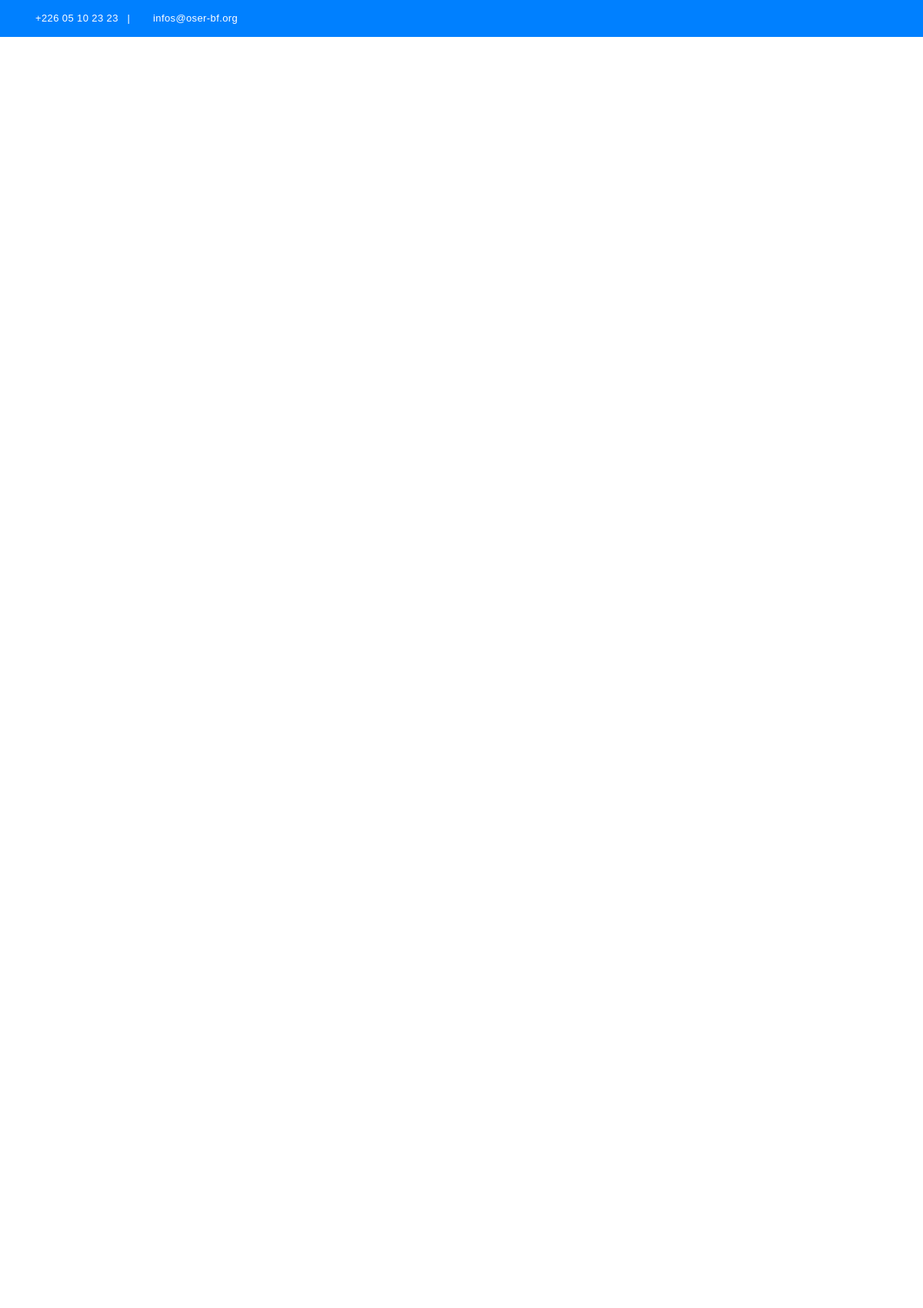
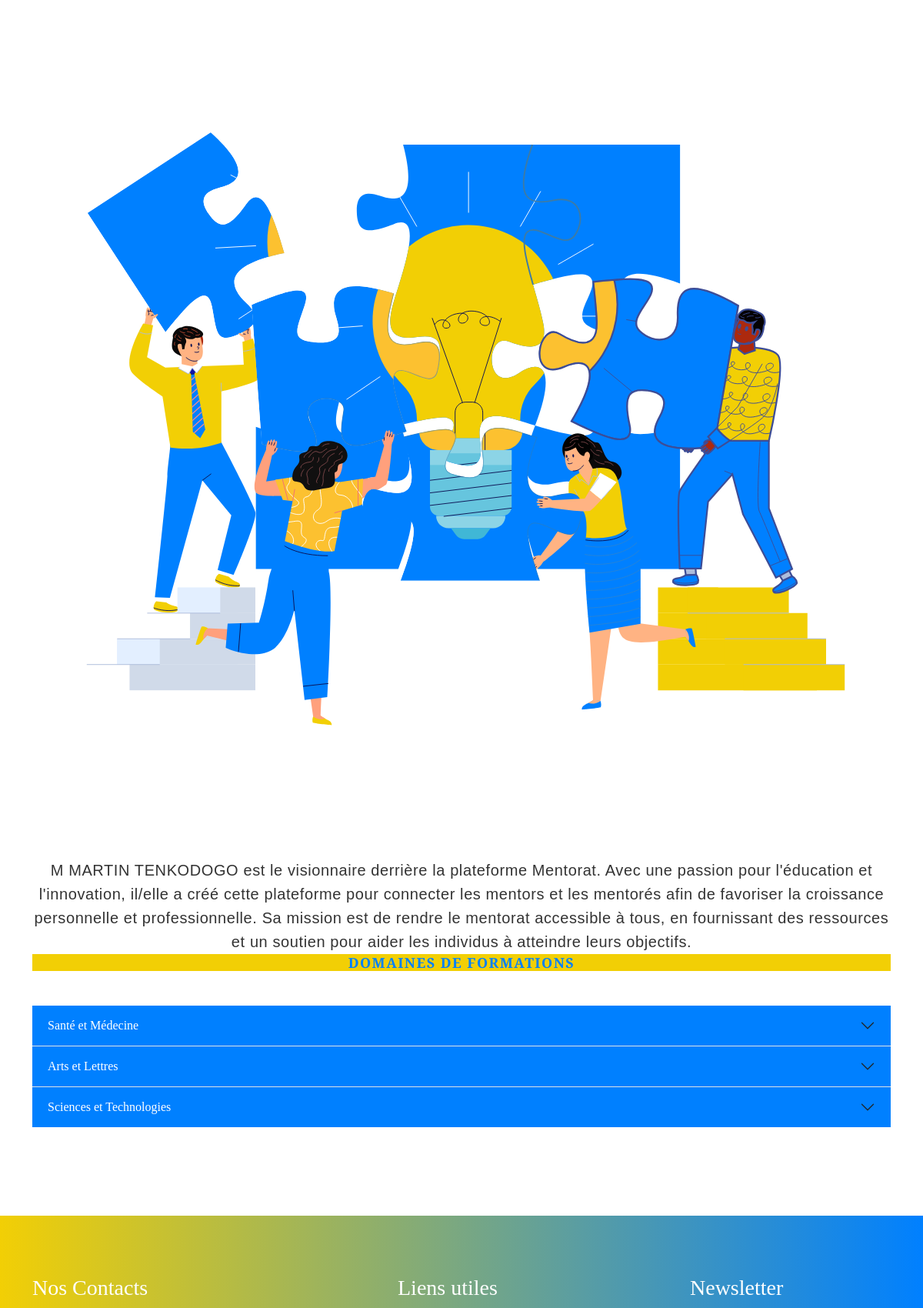
The page /about/ (upper part) on the database its author committed (2 pictures, top to bottom).
### mentors/models.py (models this page shows, shortened)
class Mot_du_Fondateur(models.Model):
    STATUS = (
    ('actif', ('mot actif')),
    ('inactif', ('mot inactif')),
    )
    mot = models.TextField(blank=True, null=True, verbose_name="Mot du fondateur")
    statut = models.CharField(max_length=32, choices=STATUS, blank=True, null=True, verbose_name="Statut")

class CategorieFormation(models.Model):
    libelle = models.CharField(max_length=100, blank=True, null=True)
    created = models.DateField(blank=True, null=True, auto_created=True, auto_now_add=True)
    modified = models.DateField(blank=True, null=True, auto_created=True, auto_now_add=True)

### mentors/views.py (the view)
# urls.py: path('about/', views.about, name='about'),
@cache_control(no_cache=True, must_revalidate=True, no_store=True)
def about(request):
    mots = Mot_du_Fondateur.objects.filter(statut='actif')
    presents = Presentation.objects.all().first()
    valeurs = Valeur.objects.all()
    categories = CategorieFormation.objects.all().order_by('-created')
    context = {"valeurs":valeurs, "categories":categories, "presents":presents, "mots":mots}
    return render(request, 'mentors/about.html', context)

### mentors/templates/mentors/about.html (shortened to what this page needs)
{% extends "base.html" %}
{% load static %}
{% block main %}
<section class="section bg-default">
    <div class="container">
        <div class="row row-50 justify-content-center justify-content-xl-between">
            <div class="col-md-6 col-lg-12 text-center">
                <div class="wow fadeIn" data-wow-delay=".4s">
                    <img class="img-rounded w-100 h-auto" src="{% static 'media/images/groupedetravail.svg' %}" alt="">
                </div>
            </div>
            <div class="col-md-6 col-lg-12 text-center d-flex align-items-center">
                <div class="wow fadeIn" data-wow-delay=".6s" id="marquee-container">
                    <div id="marquee-content">
                        {% for mot in mots %}
                        <p class="lead">{{mot.mot|safe}}</p>
                        {% endfor %}
                    </div>
                </div>
            </div>
        </div>
    </div>
</section>
<section class="section section-lg bg-default">
    <div class="container">
        <h6 class="wow fadeIn text-center" style="background-color:#F2CF05; color:#0080ff">DOMAINES DE FORMATIONS</h6>
        <div class="row row-50 justify-content-center justify-content-xl-between flex-lg-row-reverse">
            <div class="col-md-11 col-lg-12">
                <div class="accordion accordion-flush" id="accordionFlushExample">
                    {% for data in categories %}
                    <div class="accordion-item">
                        <h2 class="accordion-header" id="flush-heading{{data.id}}">
                            <button class="accordion-button collapsed text-white" style="background-color:#0080ff;" type="button" data-bs-toggle="collapse" data-bs-target="#flush-collapse{{data.id}}" aria-expanded="false" aria-controls="flush-collapse{{data.id}}">
                                {{ data.libelle }}
                            </button>
                        </h2>
                    </div>
                    {% endfor %}
                </div>
            </div>
        </div>
    </div>
</section>
{% endblock main %}

### website/static/css/activite.css (style rules this page uses)
body { font-family: Arial, sans-serif; color: #333; margin: 0; padding: 0; }

### rows shown on the page
Mot_du_Fondateur: mot "M MARTIN TENKODOGO est le visionnaire derrière la plateforme Mentorat. Avec une passion pour l'éducation et l'innovation, il/elle a créé cette plateforme pour connecter les mentors et les mentorés afin de favoriser la croissance personnelle et professionnelle. Sa mission est de rendre le mentorat accessible à tous, en fournissant des ressources et un soutien pour aider les individus à atteindre leurs objectifs."
CategorieFormation: libelle "Santé et Médecine"
CategorieFormation: libelle "Arts et Lettres"
CategorieFormation: libelle "Sciences et Technologies"
